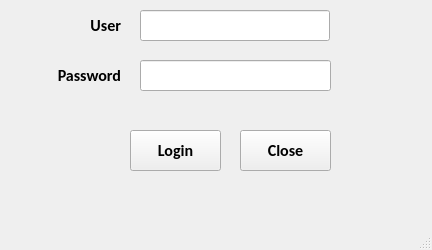
<?xml version="1.0" encoding="UTF-8"?>
<ui version="4.0">
 <class>MainWindow</class>
 <widget class="QMainWindow" name="MainWindow">
  <property name="geometry">
   <rect>
    <x>0</x>
    <y>0</y>
    <width>432</width>
    <height>250</height>
   </rect>
  </property>
  <property name="font">
   <font>
    <family>Calibri</family>
    <pointsize>12</pointsize>
    <weight>75</weight>
    <bold>true</bold>
   </font>
  </property>
  <property name="windowTitle">
   <string>MainWindow</string>
  </property>
  <widget class="QWidget" name="centralwidget">
   <widget class="QLineEdit" name="txtUser">
    <property name="geometry">
     <rect>
      <x>140</x>
      <y>10</y>
      <width>190</width>
      <height>31</height>
     </rect>
    </property>
   </widget>
   <widget class="QPushButton" name="pushButton">
    <property name="geometry">
     <rect>
      <x>130</x>
      <y>130</y>
      <width>91</width>
      <height>41</height>
     </rect>
    </property>
    <property name="text">
     <string>Login</string>
    </property>
   </widget>
   <widget class="QLineEdit" name="txtPwd">
    <property name="geometry">
     <rect>
      <x>140</x>
      <y>60</y>
      <width>191</width>
      <height>31</height>
     </rect>
    </property>
   </widget>
   <widget class="QLabel" name="label">
    <property name="geometry">
     <rect>
      <x>30</x>
      <y>10</y>
      <width>91</width>
      <height>31</height>
     </rect>
    </property>
    <property name="text">
     <string>User</string>
    </property>
    <property name="alignment">
     <set>Qt::AlignRight|Qt::AlignTrailing|Qt::AlignVCenter</set>
    </property>
   </widget>
   <widget class="QPushButton" name="pushButton_2">
    <property name="geometry">
     <rect>
      <x>240</x>
      <y>130</y>
      <width>91</width>
      <height>41</height>
     </rect>
    </property>
    <property name="text">
     <string>Close</string>
    </property>
   </widget>
   <widget class="QLabel" name="label_2">
    <property name="geometry">
     <rect>
      <x>30</x>
      <y>60</y>
      <width>91</width>
      <height>31</height>
     </rect>
    </property>
    <property name="text">
     <string>Password</string>
    </property>
    <property name="alignment">
     <set>Qt::AlignRight|Qt::AlignTrailing|Qt::AlignVCenter</set>
    </property>
   </widget>
  </widget>
  <widget class="QMenuBar" name="menubar">
   <property name="geometry">
    <rect>
     <x>0</x>
     <y>0</y>
     <width>432</width>
     <height>25</height>
    </rect>
   </property>
  </widget>
  <widget class="QStatusBar" name="statusbar"/>
 </widget>
 <resources/>
 <connections/>
</ui>
